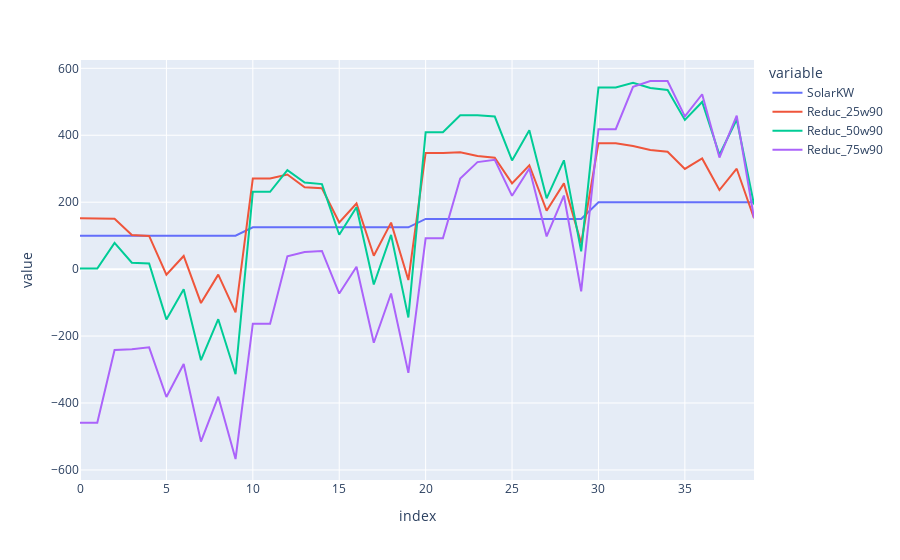

Notebook code for this chart:
### Code cell
df[['SolarKW','Reduc_25w90','Reduc_50w90','Reduc_75w90']].plot()

### Figure 1 — Plotly figure (JSON) as saved in the notebook; plotly's stock layout.template omitted (floating-point values rounded to 4 significant figures)
{"data": [{"hovertemplate": "variable=SolarKW<br>index=%{x}<br>value=%{y}<extra></extra>", "legendgroup": "SolarKW", "line": {"color": "#636efa", "dash": "solid"}, "marker": {"symbol": "circle"}, "mode": "lines", "name": "SolarKW", "orientation": "v", "showlegend": true, "type": "scatter", "x": [0, 1, 2, 3, 4, 5, 6, 7, 8, 9, 10, 11, 12, 13, 14, 15, 16, 17, 18, 19, 20, 21, 22, 23, 24, 25, 26, 27, 28, 29, 30, 31, 32, 33, 34, 35, 36, 37, 38, 39], "xaxis": "x", "y": [100, 100, 100, 100, 100, 100, 100, 100, 100, 100, 125, 125, 125, 125, 125, 125, 125, 125, 125, 125, 150, 150, 150, 150, 150, 150, 150, 150, 150, 150, 200, 200, 200, 200, 200, 200, 200, 200, 200, 200], "yaxis": "y"}, {"hovertemplate": "variable=Reduc_25w90<br>index=%{x}<br>value=%{y}<extra></extra>", "legendgroup": "Reduc_25w90", "line": {"color": "#EF553B", "dash": "solid"}, "marker": {"symbol": "circle"}, "mode": "lines", "name": "Reduc_25w90", "orientation": "v", "showlegend": true, "type": "scatter", "x": [0, 1, 2, 3, 4, 5, 6, 7, 8, 9, 10, 11, 12, 13, 14, 15, 16, 17, 18, 19, 20, 21, 22, 23, 24, 25, 26, 27, 28, 29, 30, 31, 32, 33, 34, 35, 36, 37, 38, 39], "xaxis": "x", "y": [152.2, 152.2, 150.3, 101.8, 99.31, -16.65, 39.3, -101.5, -16.38, -129.2, 270.5, 270.5, 282.6, 244.7, 241.7, 139.4, 195.9, 40.15, 139, -32.69, 347.2, 347.2, 349.1, 337.8, 332.7, 256.1, 310.4, 174.7, 256.2, 77.16, 375.9, 375.9, 367.7, 356.0, 350.9, 299.6, 330.8, 236.3, 300.0, 152.3], "yaxis": "y"}, {"hovertemplate": "variable=Reduc_50w90<br>index=%{x}<br>value=%{y}<extra></extra>", "legendgroup": "Reduc_50w90", "line": {"color": "#00cc96", "dash": "solid"}, "marker": {"symbol": "circle"}, "mode": "lines", "name": "Reduc_50w90", "orientation": "v", "showlegend": true, "type": "scatter", "x": [0, 1, 2, 3, 4, 5, 6, 7, 8, 9, 10, 11, 12, 13, 14, 15, 16, 17, 18, 19, 20, 21, 22, 23, 24, 25, 26, 27, 28, 29, 30, 31, 32, 33, 34, 35, 36, 37, 38, 39], "xaxis": "x", "y": [1.82, 1.82, 78.55, 19.02, 16.65, -150.2, -60.3, -272.1, -149.7, -314.0, 231.1, 231.1, 295.7, 258.9, 254.1, 102.7, 184.7, -45.9, 102.5, -144.3, 408.7, 408.7, 459.6, 459.4, 455.9, 324.9, 415.0, 211.6, 325.2, 53.07, 542.6, 542.6, 556.8, 541.3, 535.2, 445.7, 499.4, 341.6, 447.0, 193.2], "yaxis": "y"}, {"hovertemplate": "variable=Reduc_75w90<br>index=%{x}<br>value=%{y}<extra></extra>", "legendgroup": "Reduc_75w90", "line": {"color": "#ab63fa", "dash": "solid"}, "marker": {"symbol": "circle"}, "mode": "lines", "name": "Reduc_75w90", "orientation": "v", "showlegend": true, "type": "scatter", "x": [0, 1, 2, 3, 4, 5, 6, 7, 8, 9, 10, 11, 12, 13, 14, 15, 16, 17, 18, 19, 20, 21, 22, 23, 24, 25, 26, 27, 28, 29, 30, 31, 32, 33, 34, 35, 36, 37, 38, 39], "xaxis": "x", "y": [-459.0, -459.0, -241.3, -239.1, -233.6, -382.1, -283.6, -515.3, -381.2, -567.3, -163, -163, 38.26, 51.32, 54.27, -73.03, 7.19, -219.8, -72.79, -309.9, 92.2, 92.2, 271.0, 319.7, 326.7, 219.1, 300.8, 97.63, 219.9, -66.29, 418.2, 418.2, 544.8, 562.0, 562.1, 456.2, 522.5, 333.2, 458.4, 152.6], "yaxis": "y"}], "layout": {"legend": {"title": {"text": "variable"}, "tracegroupgap": 0}, "margin": {"t": 60}, "xaxis": {"anchor": "y", "domain": [0, 1], "title": {"text": "index"}}, "yaxis": {"anchor": "x", "domain": [0, 1], "title": {"text": "value"}}}}
